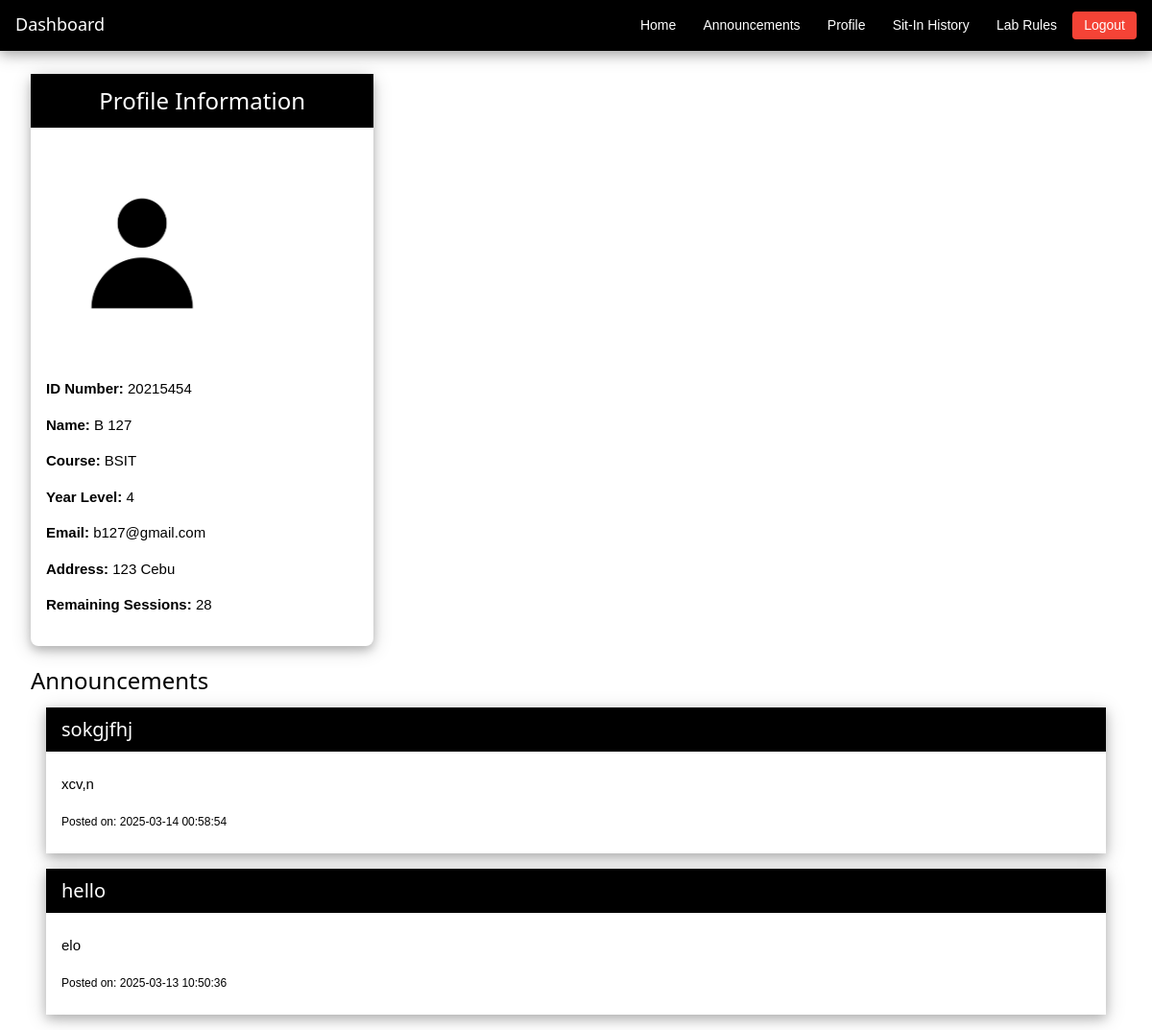
Before: / (signed in) with the older database file.
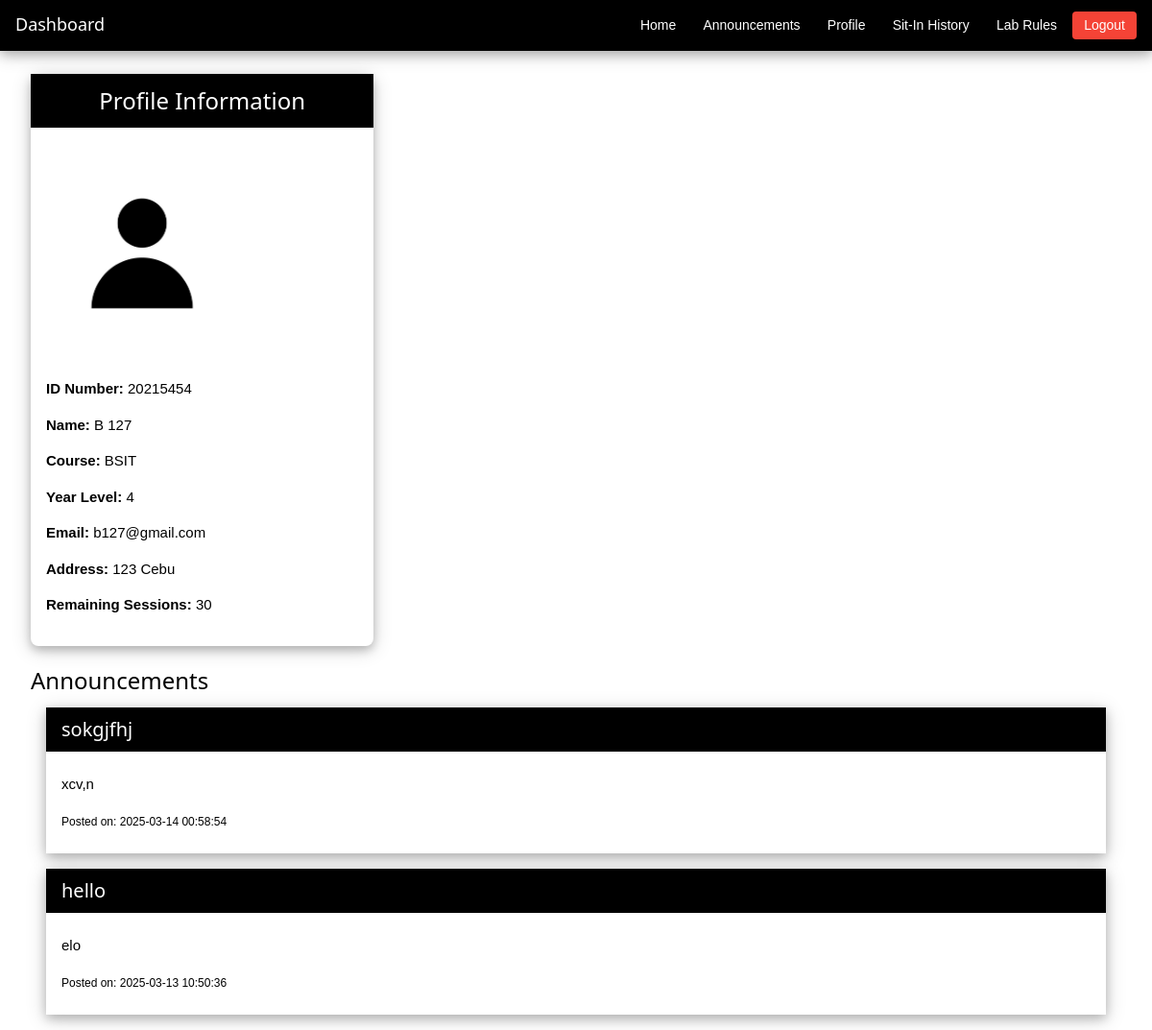
After: the same page with the newer database file.
### tables this page shows
CREATE TABLE registration(
IDNO int primary key,
Lastname text,
Firstname text,
Midname text,
Course varchar(8),
Year_level varchar(1),
email text,
username text unique,
password text, address text, sessions INTEGER DEFAULT 30, profile_pic TEXT);

### main.py (the view)
@app.route('/', methods=['GET', 'POST'])
def index():
    if 'username' not in session:
        return redirect(url_for('login'))
    if 'IDNO' not in session:
        flash("Session expired. Please log in again.", "error")
        return redirect(url_for('login'))
    IDNO = session['IDNO']
    conn = get_db()
    cursor = conn.cursor()
    cursor.execute("SELECT * FROM registration WHERE IDNO = ?", (IDNO,))
    registration = cursor.fetchone()
    cursor.execute("SELECT * FROM announcements ORDER BY created_at DESC")
    announcements = cursor.fetchall()
    close_db(conn)
    return render_template('index.html', registration=registration, announcements=announcements)

### main.py (called while the page is built)
def get_db():
    conn = sqlite3.connect(DATABASE)
    conn.row_factory = sqlite3.Row
    return conn

@app.after_request
def after_request(response):
    response.headers['Cache-Control'] = 'no-cache, no-store, must-revalidate'
    return response

### templates/index.html (shortened to what this page needs)
{% extends 'base.html' %}
{% block content %}
<div class="w3-bar w3-black w3-card-4" style="padding: 4px 0;">
    <div class="w3-bar-item w3-left" style="padding: 8px 16px;">
        <h2 class="w3-text-white" style="font-size: 18px; margin: 0;">Dashboard</h2>
    </div>
    <div class="w3-bar-item w3-right" style="padding: 8px 16px;">
        <a href="/" class="w3-button w3-black w3-round" style="padding: 4px 12px; font-size: 14px;">Home</a>
        <a href="/announcements" class="w3-button w3-black w3-round" style="padding: 4px 12px; font-size: 14px;">Announcements</a>
        <a href="/edit_profile" class="w3-button w3-black w3-round" style="padding: 4px 12px; font-size: 14px;">Profile</a>
        <a href="/student_sit_in_history" class="w3-button w3-black w3-round" style="padding: 4px 12px; font-size: 14px;">Sit-In History</a>
        <a href="/lab_rules" class="w3-button w3-black w3-round" style="padding: 4px 12px; font-size: 14px;">Lab Rules</a>
        <a href="/logout" class="w3-button w3-red w3-round" style="padding: 4px 12px; font-size: 14px;">Logout</a>
    </div>
</div>
<div class="w3-container w3-margin-top">
    <div class="w3-row">
        <div class="w3-col m4 w3-padding">
            <div class="w3-card-4 w3-round-large">
                <header class="w3-container w3-black">
                    <h3 class="w3-center">Profile Information</h3>
                </header>
                <div class="w3-container w3-padding-16 w3-row w3-flex">
                    <img src="{{ url_for('static', filename='uploads/' + (registration.profile_pic if registration.profile_pic else 'default.png')) }}?{{ registration.IDNO }}"
                        alt="Profile Picture"
                        style="width: 200px; height: 230px; object-fit: cover; border-radius: 8px;">
                    <div class="w3-col s7">
                        <p><strong>ID Number:</strong> {{ registration.IDNO }}</p>
                        <p><strong>Name:</strong> {{ registration.Firstname }} {{ registration.Midname }} {{ registration.Lastname }}</p>
                        <p><strong>Course:</strong> {{ registration.Course }}</p>
                        <p><strong>Year Level:</strong> {{ registration.Year_level }}</p>
                        <p><strong>Email:</strong> {{ registration.email }}</p>
                        <p><strong>Address:</strong> {{ registration.address }}</p>
                        <p><strong>Remaining Sessions:</strong> {{ registration.sessions }}</p>
                    </div>
                </div>
            </div>
        </div>
        <div class="w3-container w3-margin-top">
            <h3>Announcements</h3>
            {% if announcements %}
            <div class="w3-container">
                {% for announcement in announcements %}
                <div class="w3-card-4 w3-margin-bottom">
                    <header class="w3-container w3-black w3-padding">
                        <h4 style="margin: 0;">{{ announcement.title }}</h4>
                    </header>
                    <div class="w3-container w3-padding">
                        <p>{{ announcement.content }}</p>
                        <p><small>Posted on: {{ announcement.created_at }}</small></p>
                    </div>
                </div>
                {% endfor %}
            </div>
            {% else %}
            <p class="w3-center w3-text-grey">No announcements available.</p>
            {% endif %}
        </div>
    </div>
</div>
{% endblock %}

Changed rows visible on the page:
changed registration "BSIT": sessions "28" → "30"
